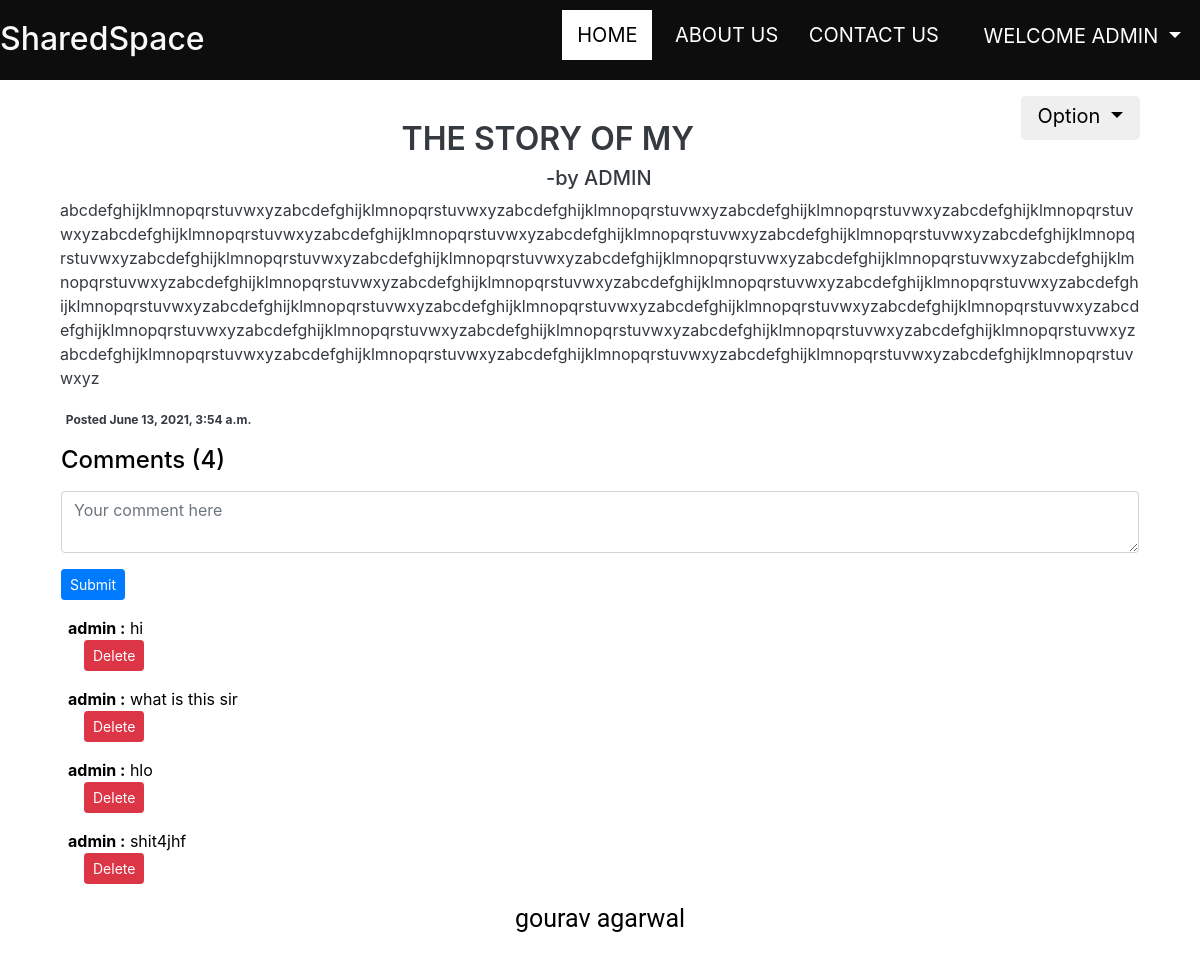
Screenshot of /allblogs/the-story-of-my (signed in) with the database file from the repository.
### myweb1/models.py (models this page shows, shortened)
class post(models.Model):
    slno=models.BigAutoField(primary_key=True)
    title=models.CharField(max_length=100)
    content=RichTextField(blank=True,null=True)
    user=models.ForeignKey(User,on_delete=models.CASCADE,null=True)
    author=models.CharField(max_length=50)
    postslug=models.CharField(max_length=200)
    timestamp=models.DateTimeField(blank=True)

class comments(models.Model):
    idno=models.BigAutoField(primary_key=True)
    comment=models.TextField()
    user=models.ForeignKey(User,on_delete=models.CASCADE)
    post=models.ForeignKey(post,on_delete=models.CASCADE)
    parent=models.ForeignKey('self',on_delete=models.CASCADE,null=True)
    timestamp=models.DateTimeField(default=now)

### myweb1/views.py (the view)
# urls.py: path("allblogs/<str:slug>",views.postview),
def postview(request,slug):
    postshow=post.objects.filter(postslug=slug).first()
    comment=comments.objects.filter(post=postshow)
    if (postshow==None):
        return redirect("/allblogs")
    context={"postshow":postshow,"comments":comment}
    return  render(request, "postview.html",context)

### templates/postview.html (shortened to what this page needs)
{% extends "index.html" %}
{% load static %}
{% block homeactive %}class="active"{% endblock homeactive %}
{% block body %}
<div class="container">
    <div class="col-md-12 my-3">
      {% ifequal postshow.author request.user.username %}
      <button class=" option btn btn-none dropdown-toggle btn-lg pt-1" type="button" id="dropdownMenuButton" data-toggle="dropdown" aria-haspopup="true" aria-expanded="false">
      Option
      </button>
      {% endifequal %}
    <div class="container">
        <h1 class="text-dark">{{postshow.title}}</h1>
        </div>
        <a href="/home/profile/{{postshow.user}}" class="textauthor"><h5 class="text-dark ">-by {{postshow.author | upper}}</h5></a>
        <p class="text-dark width">{{postshow.content | safe }}</p>
        </div>
        <div>
    <span class="badge text-dark mx-3">Posted {{postshow.timestamp}}</span>
    </div>
    </div>
    <div class="container">
        <h4 class="mx-3 my-3">Comments ({{comments.count}})</h4>
        {%  if not request.user.is_anonymous %}
        <form action="/postcomment" method="POST">
              <div class="form-group mx-3">
                <textarea class="form-control row-7" id="comment" aria-describedby="emailHelp" placeholder="Your comment here" name='comment'required></textarea>
              </div>
              <button type="submit" class="btn btn-primary btn-sm mx-3">Submit</button>
            </form>
        {% endif %}
        {% for comment in comments %}
            <div class="col-md-12 mx-2 my-3">
               <b> {{comment.user}} :</b> {{comment.comment}}
               {% ifequal request.user comment.user %}
               <form action="/deletecomment" method="POST">
                <button type="submit" class="btn btn-danger btn-sm mx-3">Delete</button>
                  </form>
                {% endifequal %}
            </div>
        {% endfor %}
    </div>
{% endblock body %}

### templates/index.html (shortened to what this page needs)
<!DOCTYPE html>
<html lang="en">
  <head>
{% load static %}
<link rel="stylesheet" href="https://cdnjs.cloudflare.com/ajax/libs/font-awesome/4.7.0/css/font-awesome.min.css">
<link href="//maxcdn.bootstrapcdn.com/bootstrap/4.0.0/css/bootstrap.min.css" rel="stylesheet" id="bootstrap-css">
    <link rel="stylesheet "  href= "{% static 'style.css' %}">
  </head>
  <body>
<header>
<div id="nav-bar" >
<ul>
<a href="/home"><li {% block homeactive %}{% endblock homeactive %}>HOME</li></a>
<a href="/aboutus/"><li {% block aboutactive %}{% endblock aboutactive %}>ABOUT US</li></a>
<a href="/contact/"><li {% block contactusactive %}{% endblock contactusactive %}>CONTACT US</li></a>
{%  if request.user.is_anonymous %}
<a href="/first/"><li {% block loginactive %}{% endblock loginactive %}>LOGIN</li></a>
<a href="/signup/"><li {% block signupactive %}{% endblock signupactive %} >SIGNUP</li></a>
{% else %}
<li class="welcome pl-0 pr-0 "></li><button class=" buttonc btn btn-none dropdown-toggle btn-lg pt-1" type="button" id="dropdownMenuButton" data-toggle="dropdown" aria-haspopup="true" aria-expanded="false">
 WELCOME {{request.user.username| upper }}
</button>
{% endif %}
</ul>
</div>
</header>
{% block body %}
{% endblock body %}
<footer class="my-3">gourav agarwal</footer>
  </body>
</html>

### myweb1/static/style.css (style rules this page uses)
body { width:100%; background-color:white !important; background-position:center; background-size:cover; color:black; max-width:100%; }
#nav-bar { height: 80px; width: 100%; background-color: #0d0d0d; }
#nav-bar ul { padding:0px 2px; float:right; margin-top:5px; color:white; }
ul li { color:white; cursor:pointer; margin:5px; padding:10px 8px; font-size:20px; list-style:none; display:inline-block; }
.textauthor { margin-left: 45% !important; }
.buttonc { background-color: transparent !important; color: white !important; margin: 0px !important; }
.active { padding:10px 15px; background-color:white; color:black; }
a { color: #92badd; display:inline-block; text-decoration: none; font-weight: 400; }
h1 { text-align: center; font-size: 32px; font-weight: 600; text-transform: uppercase; color:black; }
.width { word-wrap: break-word !important; }
footer { position:unset; bottom:0px; width:100%; height:40px; font-size:25px; background:white; color:black; text-align:center; margin-bottom:0px; padding:10px,0px; font-family:'Roboto'; }

### templates/postview.html (style rules this page uses)
.option { color:black !important; float: right !important; }

### rows the page displays
post: title "THE STORY OF MY", author "ADMIN", content "abcdefghijklmnopqrstuvwxyzabcdefghijklmnopqrstuvwxyzabcdefghijklmnopqrstuvwxyzabcdefghijklmnopqrstuvwxyzabcdefghijklmnopqrstuvwxyzabcdefghijklmnopqrstuvwxyzabcdefghijklmnopqrstuvwxyzabcdefghijklmnopqrstuvwxyzabcdefghijklmnopqrstuvwxyzabcdefghijklmnopqrstuvwxyzabcdefghijklmnopqrstuvwxyzabcdefghijklmnopqrstuvwxyzabcdefghijklmnopqrstuvwxyzabcdefghijklmnopqrstuvwxyzabcdefghijklmnopqrstuvwxyzabcdefghijklmnopqrstuvwxyzabcdefghijklmnopqrstuvwxyzabcdefghijklmnopqrstuvwxyzabcdefghijklmnopqrstuvwxyzabcdefghijklmnopqrstuvwxyzabcdefghijklmnopqrstuvwxyzabcdefghijklmnopqrstuvwxyzabcdefghijklmnopqrstuvwxyzabcdefghijklmnopqrstuvwxyzabcdefghijklmnopqrstuvwxyzabcdefghijklmnopqrstuvwxyzabcdefghijklmnopqrstuvwx…", timestamp "June 13, 2021, 3:54 a.m."
comments: user "admin", comment "hi"
comments: user "admin", comment "what is this sir"
comments: user "admin", comment "hlo"
comments: user "admin", comment "shit4jhf"

### other values shown
{{ request.user.username| upper }} "ADMIN"
{{ comments.count }} "4"
